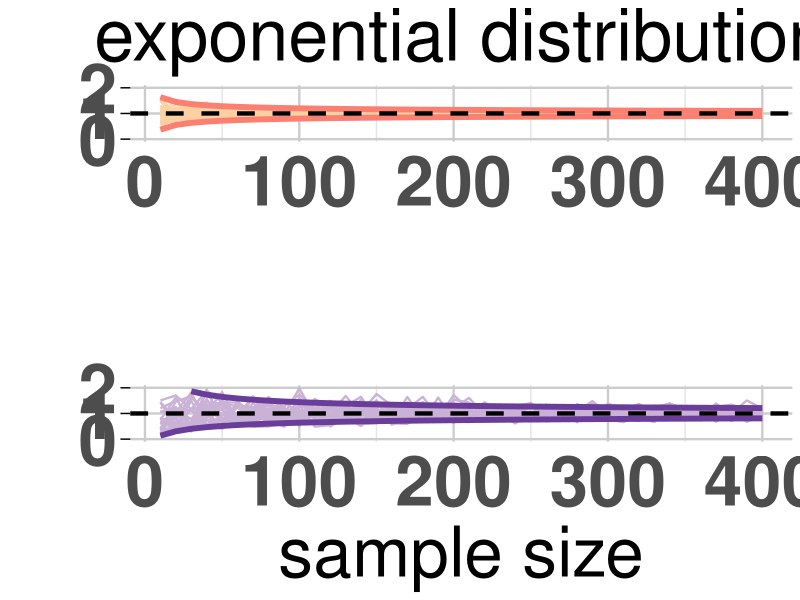

Recreate this plot in R.
#Code for Figure 3b.
#Written by Utsav Biswas in May 2024.
#Code to simulate sample mean & variance vs sample size for exponential distribution. 
#Plotting 30 such lines (in grey) and then put an envelop (values +-2SD) around the results.
#Final modification in April 2025.

library(ggplot2)
library(gridExtra)

# Defining the range of sample sizes
ed_sample_sizes <- seq(10, 400, 10)  # Sample sizes from 10 to 400 in steps of 10

# Number of lines to plot per plot
num_lines <- 30

# Empty lists to store sample means and variances
all_means <- list()
all_variances <- list()
mean_envelopes <- data.frame()
variance_envelopes <- data.frame()

# Generating random samples and calculate the mean and variance for each sample size
for (size in ed_sample_sizes) {
  means <- numeric(num_lines)
  variances <- numeric(num_lines)
  
  for (j in seq_len(num_lines)) {
    ed_sample <- rexp(size, rate = 1)  # Generating random sample from exponential distribution
    means[j] <- mean(ed_sample)
    variances[j] <- var(ed_sample)
  }
  
  # Storing the results in lists
  all_means[[as.character(size)]] <- means
  all_variances[[as.character(size)]] <- variances
  
  # Calculating mean and theoretical envelope for means
  mean_data <- data.frame(
    SampleSize = size,
    MeanMean = mean(means),
    MeanLower = 1 - 2 / sqrt(size),  # 95% CI lower bound
    MeanUpper = 1 + 2 / sqrt(size)   # 95% CI upper bound
  )
  mean_envelopes <- rbind(mean_envelopes, mean_data)
  
  # Calculating mean and theoretical envelope for variances
  var_data <- data.frame(
    SampleSize = size,
    VarMean = mean(variances),
    VarLower = (1 - 2 / sqrt(size))^2,  # 95% CI lower bound
    VarUpper = (1 + 2 / sqrt(size))^2   # 95% CI upper bound
  )
  variance_envelopes <- rbind(variance_envelopes, var_data)
}

# Creating data frames for plotting
mean_data <- do.call(rbind, lapply(names(all_means), function(size) {
  data.frame(
    SampleSize = as.numeric(size),
    SampleMean = all_means[[size]],
    Line = factor(1:num_lines)
  )
}))

variance_data <- do.call(rbind, lapply(names(all_variances), function(size) {
  data.frame(
    SampleSize = as.numeric(size),
    SampleVariance = all_variances[[size]],
    Line = factor(1:num_lines)
  )
}))

###############################################################################
# Plotting sample means vs sample size with theoretical envelopes
mean_plot <- ggplot() +
  geom_line(data = mean_data, aes(x = SampleSize, y = SampleMean, color = Line, group = Line), size = 0.8, color = "#fdd0a2") +
  geom_line(data = mean_envelopes, aes(x = SampleSize, y = MeanLower), linetype = "solid", size = 2, color = "#fb8072") +
  geom_line(data = mean_envelopes, aes(x = SampleSize, y = MeanUpper), linetype = "solid", size = 2, color = "#fb8072") +
  geom_hline(yintercept = 1, linetype = "dashed", size = 1.5) +
  labs(title = "exponential distribution",
       x = "", y = "") +
  scale_y_continuous(breaks = c(0, 1, 2), limits = c(0, 2), minor_breaks = NULL) +
  theme_minimal() +
  theme(
    plot.title = element_text(hjust = 0.5, size = 52),
    axis.text.y = element_text(face = "bold", size = 50),
    axis.text.x = element_text(face = "bold", size = 50),
    axis.title = element_text(size = 50),
    legend.position = "none",
    panel.grid.minor.y = element_blank(),
    panel.grid.major = element_line(color = "grey80", size = 0.8),  # Adjusting grid lines' color and width
    panel.grid.minor = element_line(color = "grey90", size = 0.5),  # Minor grid lines' appearance
    axis.ticks.y = element_line(),
    axis.ticks.length = unit(0.25, "cm")
  )

###############################################################################
# Plotting sample variances vs sample size with theoretical envelopes
variance_plot <- ggplot() +
  geom_line(data = variance_data, aes(x = SampleSize, y = SampleVariance, color = Line, group = Line), size = 0.8, color = "#cab2d6") +
  geom_line(data = variance_envelopes, aes(x = SampleSize, y = VarLower), linetype = "solid", size = 2, color = "#6a3d9a") +
  geom_line(data = variance_envelopes, aes(x = SampleSize, y = VarUpper), linetype = "solid", size = 2, color = "#6a3d9a") +
  geom_hline(yintercept = 1, linetype = "dashed", size = 1.5) +
  labs(title = "",
       x = "sample size", y = "") +
  scale_y_continuous(breaks = c(0, 1, 2), limits = c(0, 2), minor_breaks = NULL) +
  theme_minimal() +
  theme(
    plot.title = element_text(hjust = 0.5, size = 52),
    axis.text.y = element_text(face = "bold", size = 50),
    axis.text.x = element_text(face = "bold", size = 50),
    axis.title = element_text(size = 50),
    legend.position = "none",
    panel.grid.minor.y = element_blank(),
    panel.grid.major = element_line(color = "grey80", size = 0.8),  # Adjusting grid lines' color and width
    panel.grid.minor = element_line(color = "grey90", size = 0.5),  # Minor grid lines' appearance
    axis.ticks.y = element_line(),
    axis.ticks.length = unit(0.25, "cm")
  )

# Displaying the plots side by side
grid.arrange(mean_plot, variance_plot, ncol = 1)

#Exported as TIFF at 1500x1346 pixels.